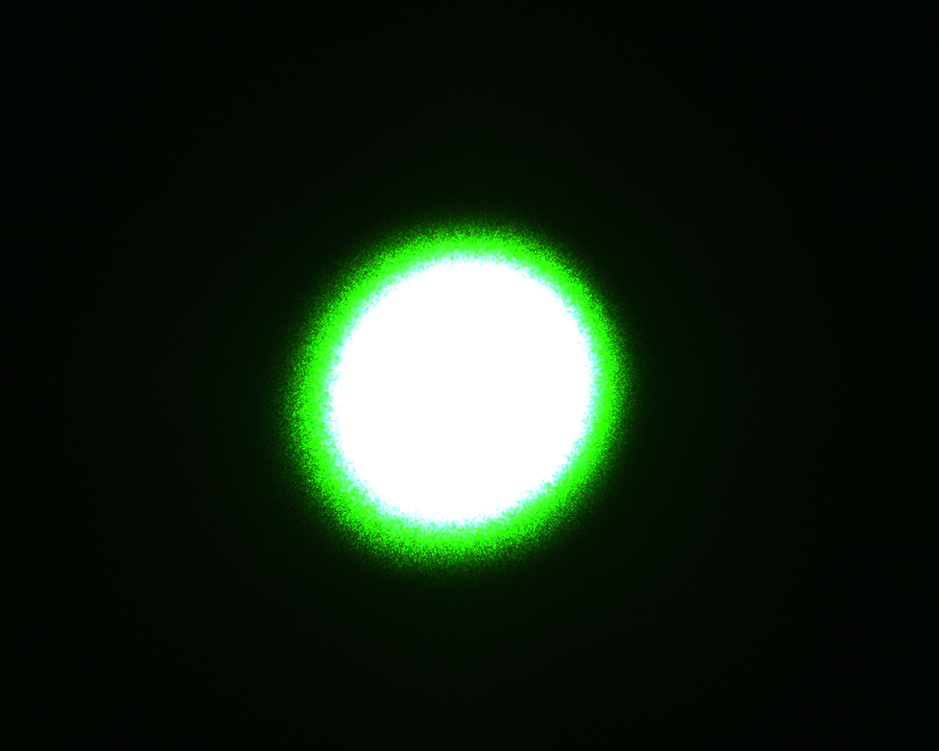
#> input picture Malus/PP9.png, 939 x 751 px, shrunk from 1280 x 1024 before the run
$ jupyter execute 'PI Imagen Lineal.ipynb'
#> lines starting #> are read from the running program, lines starting #| are printed output that depends on the picture; long printed decimals are rounded
# Perfil de intensidad por recorte lineal E2

En este achivo se encuentra el programa para estudiar la intensidad de luz de una imagen tomando solamente una linea de pixeles a lo ancho de la fotografia.

[cell 1]
# Importamos las librerias necesarias
import cv2
from PIL import Image
from pylab import *
import numpy as np
import pandas as pd
from skimage.exposure import histogram as imhist
from skimage.color import rgb2gray
import matplotlib.pyplot as plt

## Analisis para una sola imagen

[cell 2]
# Cargamos imagen, se convierte a matriz
image = imread('../Malus/PP9.png')
#> image is the input picture: shape (751, 939, 4) float32; mean R, G, B, A 0.1, 0.156, 0.0968, 1
# Utilizamos shape para conocer las propiedades de nuestra matriz
print(image.shape)
#| (751, 939, 4)

[cell 3]
# Nos aseguramos que la imagen sea un array de NumPy
image = np.array(image)

# Verificamos si la imagen tiene 4 canales
if image.shape[-1] == 4:
    # Elimina el canal alfa
    image = image[..., :3]
#> image: shape (751, 939, 3) float32

[cell 4]
# Convertimos la imagen a escala de grises
image = rgb2gray(image)
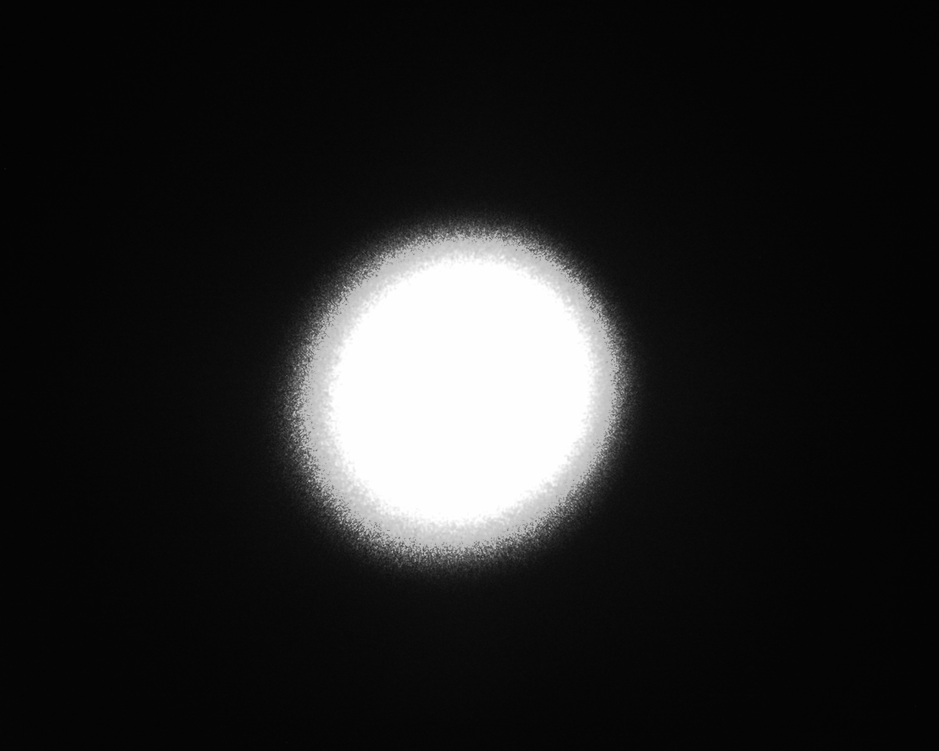
#> image: shape (751, 939) float32; min 0.0104, max 1, mean 0.139

print(type(image))
#| <class 'numpy.ndarray'>

# Shape of the image
print("Shape of the image", image.shape)
#| Shape of the image (751, 939)

### Recortamos de manera lineal

[cell 5]
linea_pixeles = image[image.shape[0] // 2, :]  # Esto selecciona la fila central
#> linea_pixeles = 939 values, max 1 at index 341, min 0.0137 at index 927, mean 0.357

# Convertimos la línea de píxeles en un DataFrame de Pandas
df_linea_pixeles = pd.DataFrame({
    'Pixel': np.arange(len(linea_pixeles)),
    'Intensidad': linea_pixeles
})
#> df_linea_pixeles = table of 939 rows and 2 columns

# Obtenemos la intensidad máxima y la intensidad promedio de la línea de píxeles
intensidad_maxima = df_linea_pixeles['Intensidad'].max()
#> intensidad_maxima = 1
intensidad_promedio = df_linea_pixeles['Intensidad'].mean()
#> intensidad_promedio = 0.357

print("Intensidad máxima de la línea de píxeles:", intensidad_maxima)
#| Intensidad máxima de la línea de píxeles: 1
print("Intensidad promedio de la línea de píxeles:", intensidad_promedio)
#| Intensidad promedio de la línea de píxeles: 0.3567

# Mostramos el DataFrame resultante
print(df_linea_pixeles)
#> (printed output is left out)

[cell 6]
# Graficamos la intensidad de cada pixel en la línea seleccionada
plt.figure(figsize=(10, 4))
plt.plot(df_linea_pixeles['Pixel'], df_linea_pixeles['Intensidad'], label='Intensidad')
plt.xlabel('Píxel')
plt.ylabel('Intensidad')
plt.title('Intensidad de la línea de píxeles')
plt.grid(True)
plt.legend()
plt.show()
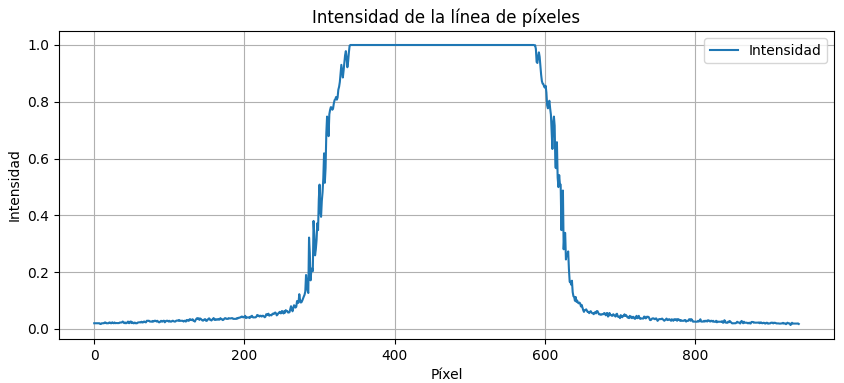
#> figure drawn by matplotlib, 1 panel; curve peaks at x = 341, y = 1

### Mostramos el histograma y la imagen original

[cell 7]
# Obtenemos los histogramas
hist_image, bins_image = imhist(image)
#> hist_image = 256 values, max 163020 at index 2, min 92 at index 132, mean 2754.6; bins_image = 256 values from 0.0123 to 0.998

[cell 8]
# Visualizamos
_, (image0, hist0), = subplots(1, 2, figsize=(10, 15))

# Original
image0.imshow(image, cmap="gray")
hist0.fill_between(bins_image, hist_image)
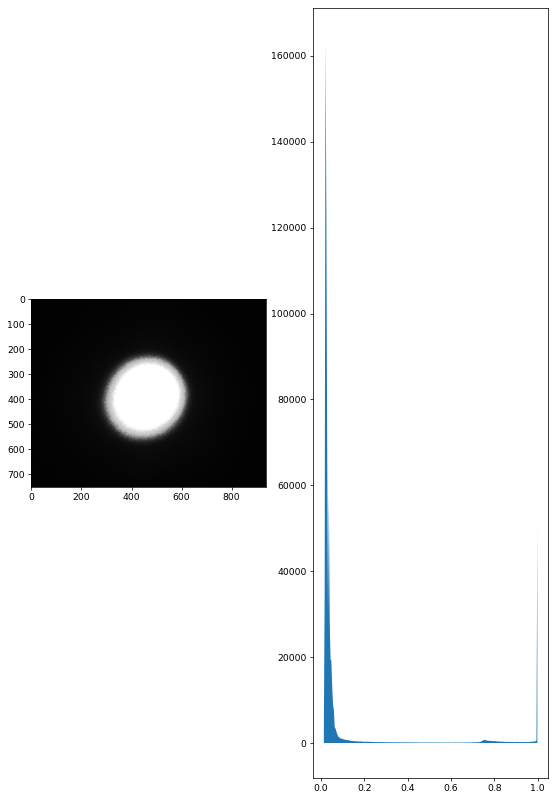
#> figure drawn by matplotlib, 2 panels

$ run again, with Malus/PP1.png copied over Malus/PP9.png
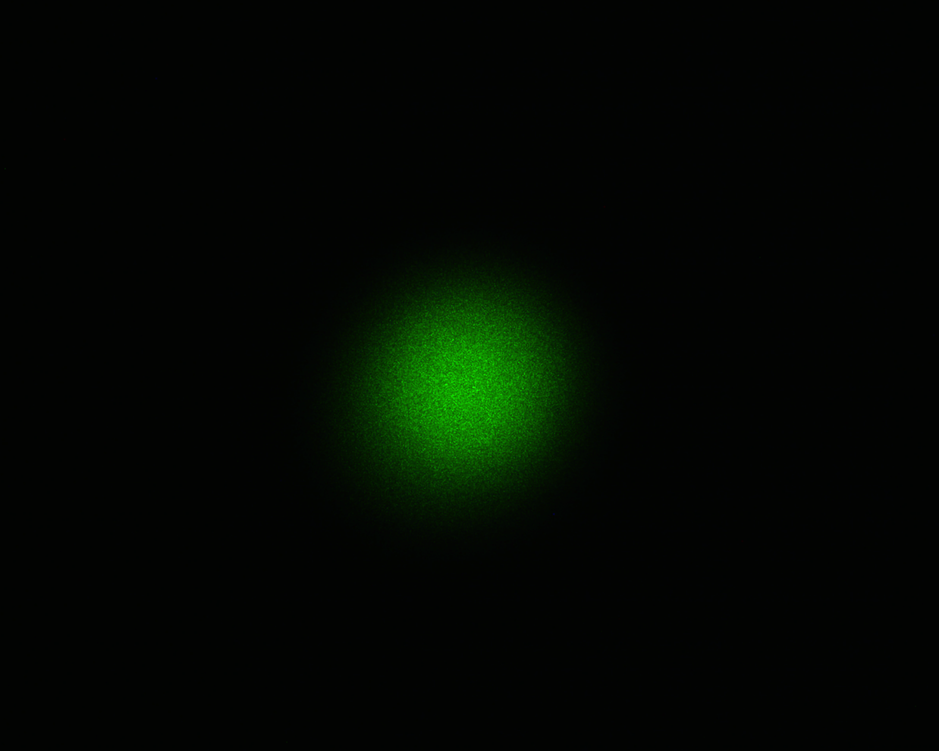
#> input picture Malus/PP1.png, 939 x 751 px, shrunk from 1280 x 1024 before the run
#> image is the input picture: shape (751, 939, 4) float32; mean R, G, B, A 0.00992, 0.0315, 0.0077, 1
#| (751, 939, 4)
#| <class 'numpy.ndarray'>
#| Shape of the image (751, 939)
#> linea_pixeles = 939 values, max 0.569 at index 486, min 0.0101 at index 193, mean 0.0843
#> df_linea_pixeles = table of 939 rows and 2 columns
#> intensidad_maxima = 0.569
#> intensidad_promedio = 0.0843
#| Intensidad máxima de la línea de píxeles: 0.5688
#| Intensidad promedio de la línea de píxeles: 0.08427
#> (printed output is left out)
#> `plt.show()`:
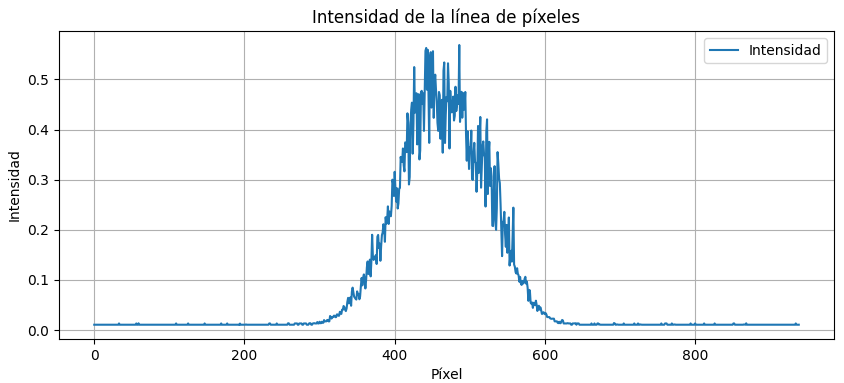
#> figure drawn by matplotlib, 1 panel; curve peaks at x = 486, y = 0.569
#> hist_image = 256 values, max 548090 at index 2, min 0 at index 216, mean 2754.6; bins_image = 256 values from 0.00591 to 0.73
#> `[cell 8] # Visualizamos _, (image0, hist0), = subplots(1, 2, figsize=(..`:
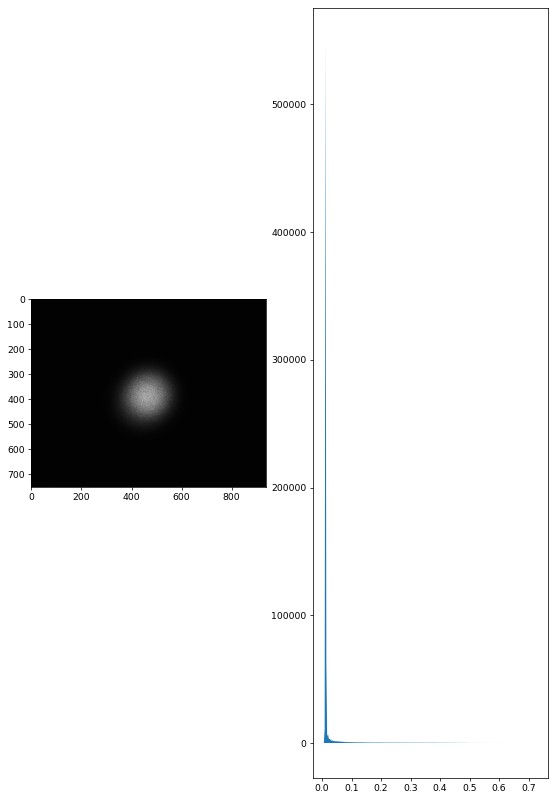
#> figure drawn by matplotlib, 2 panels
